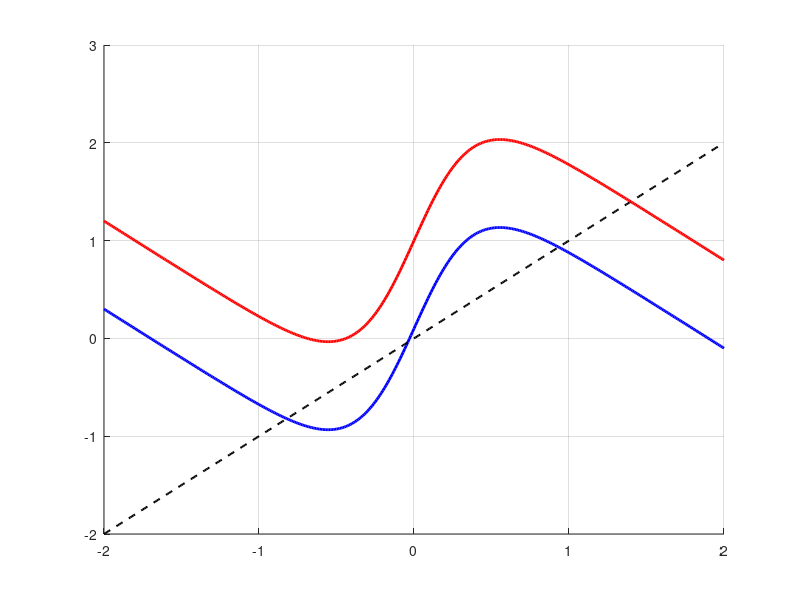

Write the MATLAB code that produced this figure. (Note: this script raises an error after producing the figure.)
% simulate_input_effect.m
% MATLAB script to visualize the effect of an external input current, I_i(t),
% on the neural nullcline and system dynamics. This script illustrates
% a neural bifurcation theorem by showing how a positive input current can
% trigger a transition from a silent to an active state.

clear; clc; close all;

% --- 1. Define Model Parameters ---
% Parameters for a generic firing-rate model that produces an S-shaped nullcline.
% We use these to ensure the presence of three fixed points.
a = 1.8;        % Scaling factor for the sigmoid function
b = 2.5;        % Slope of the sigmoid function
c = 1;          % Leak term (controls the slope of the nullcline)

% External input currents for different scenarios
I_i_silent = 0.1;   % Small positive input current (for silent state)
I_i_active = 1;   % Larger positive input current (triggers spiking)

% --- 2. Define the Nullcline Function ---
% The v_i-nullcline is defined by the fixed points of the system.
% The equation is of the form: v = f(v) + I_i
% where f(v) = a * tanh(b*v) - c*v.
% We will plot y = a * tanh(b*v) - c*v + I_i and find intersections with y=v.
nullcline_func = @(v, I_i) a * tanh(b * v) - c * v + I_i;

% --- 3. Generate Data Points for Plotting ---
% Create a range of v values for the x-axis
v_range = -2:0.01:2;

% Calculate the nullcline y-values for the silent case (I_i = 0.1)
nullcline_y_silent = nullcline_func(v_range, I_i_silent);

% Calculate the nullcline y-values for the active case (I_i = 0.5)
nullcline_y_active = nullcline_func(v_range, I_i_active);

% --- 4. Plot the Phase Portrait ---
figure;
hold on;
grid on;

% Plot the nullcline for the silent state (I_i = 0.1)
plot(v_range, nullcline_y_silent, 'b-', 'LineWidth', 2, 'DisplayName', 'Nullcline ($I_i=0.1$)');

% Plot the identity line (y=v_i)
plot(v_range, v_range, 'k--', 'LineWidth', 1.5, 'DisplayName', 'Identity Line ($y=v_i$)');

% Plot the nullcline for the active state (I_i = 0.5)
plot(v_range, nullcline_y_active, 'r-', 'LineWidth', 2, 'DisplayName', 'Nullcline ($I_i=0.5$)');

% Find and plot the fixed points for the silent case
intersections_silent = intersections(v_range, nullcline_y_silent, v_range, v_range, false);
scatter(intersections_silent, intersections_silent, 100, 'ko', 'filled', 'DisplayName', 'Fixed Points ($I_i=0.1$)');

% Find and plot the fixed points for the active case
intersections_active = intersections(v_range, nullcline_y_active, v_range, v_range, false);
scatter(intersections_active, intersections_active, 100, 'ro', 'filled', 'DisplayName', 'Fixed Points ($I_i=0.5$)');

% --- 5. Add Labels and Legend ---
xlabel('Membrane Potential, $v_i$', 'Interpreter', 'latex');
ylabel('Nullcline Value', 'Interpreter', 'latex');
% title('Effect of External Input $I_i(t)$ on the $v_i$-Nullcline', 'Interpreter', 'latex');
legend('show', 'Location', 'northwest', 'Interpreter', 'latex');
axis([-2 2 -2 2]);

hold off;

% A simple helper function to find intersections of two curves
function x0 = intersections(x1, y1, x2, y2, plot_flag)
    [x0, ~] = polyxpoly(x1, y1, x2, y2);
    if nargin < 5 || plot_flag
        plot(x0, x0, 'ro')
    end
end
